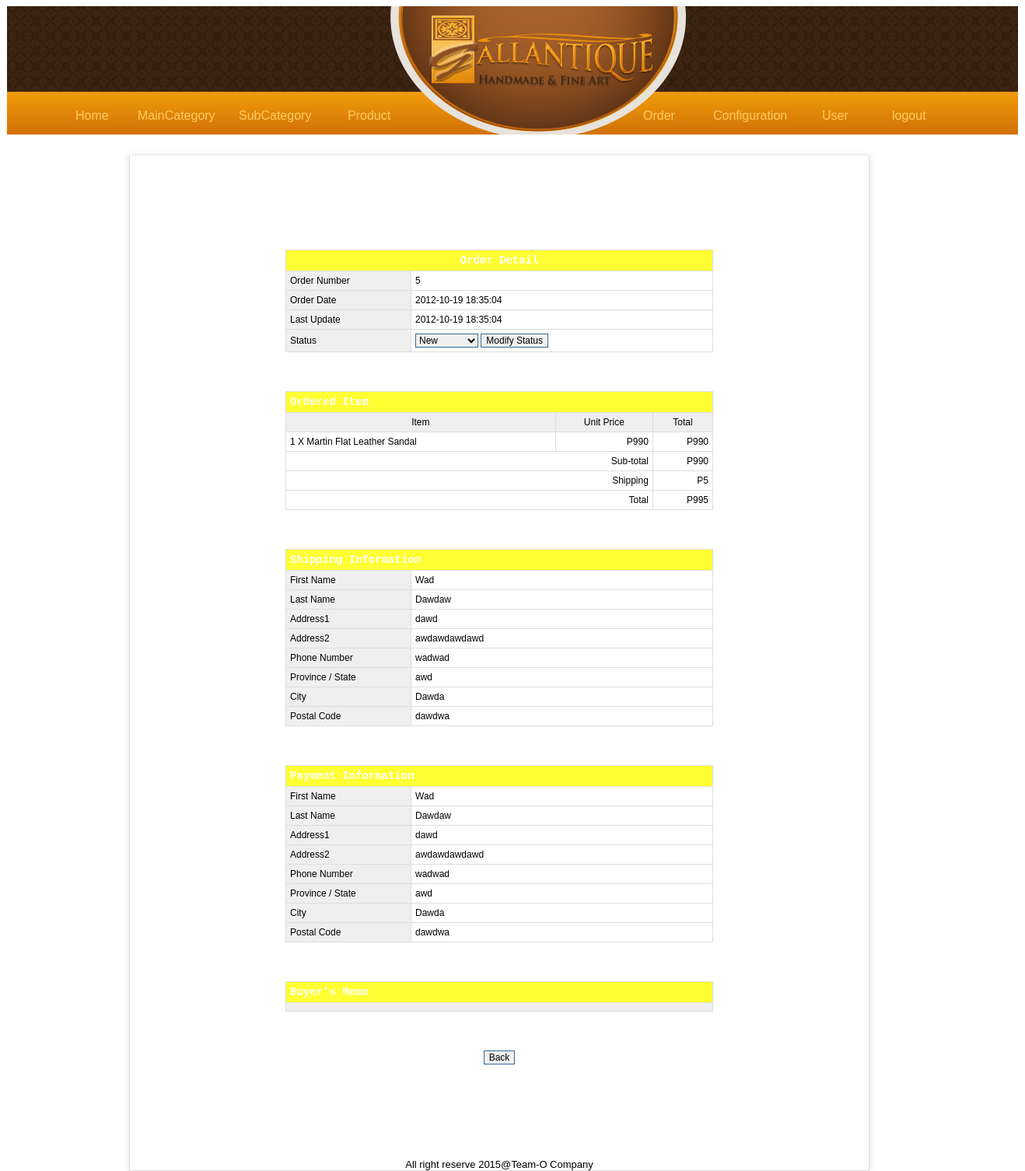
The app's page /admin/order/index.php?view=detail&oid=5 (signed in) with its own data.
### tables this page shows
CREATE TABLE IF NOT EXISTS `tbl_order` (
  `od_id` int(10) unsigned NOT NULL AUTO_INCREMENT,
  `od_date` datetime DEFAULT NULL,
  `od_last_update` datetime NOT NULL DEFAULT '0000-00-00 00:00:00',
  `od_status` enum('New','Paid','Shipped','Completed','Cancelled') NOT NULL DEFAULT 'New',
  `od_memo` varchar(255) NOT NULL DEFAULT '',
  `od_shipping_first_name` varchar(50) NOT NULL DEFAULT '',
  `od_shipping_last_name` varchar(50) NOT NULL DEFAULT '',
  `od_shipping_address1` varchar(100) NOT NULL DEFAULT '',
  `od_shipping_address2` varchar(100) NOT NULL DEFAULT '',
  `od_shipping_phone` varchar(32) NOT NULL DEFAULT '',
  `od_shipping_city` varchar(100) NOT NULL DEFAULT '',
  `od_shipping_state` varchar(32) NOT NULL DEFAULT '',
  `od_shipping_postal_code` varchar(10) NOT NULL DEFAULT '',
  `od_shipping_cost` decimal(5,2) DEFAULT '0.00',
  `od_payment_first_name` varchar(50) NOT NULL DEFAULT '',
  `od_payment_last_name` varchar(50) NOT NULL DEFAULT '',
  `od_payment_address1` varchar(100) NOT NULL DEFAULT '',
  `od_payment_address2` varchar(100) NOT NULL DEFAULT '',
  `od_payment_phone` varchar(32) NOT NULL DEFAULT '',
  `od_payment_city` varchar(100) NOT NULL DEFAULT '',
  `od_payment_state` varchar(32) NOT NULL DEFAULT '',
  `od_payment_postal_code` varchar(10) NOT NULL DEFAULT '',
  PRIMARY KEY (`od_id`)
);

CREATE TABLE IF NOT EXISTS `tbl_order_item` (
  `od_id` int(10) unsigned NOT NULL DEFAULT '0',
  `pd_id` int(10) unsigned NOT NULL DEFAULT '0',
  `od_qty` int(10) unsigned NOT NULL DEFAULT '0',
  PRIMARY KEY (`od_id`,`pd_id`)
);

CREATE TABLE IF NOT EXISTS `tbl_product` (
  `pd_id` int(10) unsigned NOT NULL AUTO_INCREMENT,
  `cat_id` int(10) unsigned NOT NULL DEFAULT '0',
  `pd_name` varchar(100) NOT NULL DEFAULT '',
  `pd_description` text NOT NULL,
  `pd_price` decimal(9,2) NOT NULL DEFAULT '0.00',
  `pd_qty` smallint(5) unsigned NOT NULL DEFAULT '0',
  `pd_image` varchar(200) DEFAULT NULL,
  `pd_thumbnail` varchar(200) DEFAULT NULL,
  `pd_date` datetime NOT NULL DEFAULT '0000-00-00 00:00:00',
  `pd_last_update` datetime NOT NULL DEFAULT '0000-00-00 00:00:00',
  PRIMARY KEY (`pd_id`),
  KEY `cat_id` (`cat_id`),
  KEY `pd_name` (`pd_name`)
);

CREATE TABLE IF NOT EXISTS `tbl_currency` (
  `cy_id` int(10) unsigned NOT NULL AUTO_INCREMENT,
  `cy_code` char(3) NOT NULL DEFAULT '',
  `cy_symbol` varchar(8) NOT NULL DEFAULT '',
  PRIMARY KEY (`cy_id`)
);

CREATE TABLE IF NOT EXISTS `tbl_shop_config` (
  `sc_name` varchar(50) NOT NULL DEFAULT '',
  `sc_address` varchar(100) NOT NULL DEFAULT '',
  `sc_phone` varchar(30) NOT NULL DEFAULT '',
  `sc_email` varchar(30) NOT NULL DEFAULT '',
  `sc_shipping_cost` decimal(5,2) NOT NULL DEFAULT '0.00',
  `sc_currency` int(10) unsigned NOT NULL DEFAULT '1',
  `sc_order_email` enum('y','n') NOT NULL DEFAULT 'n'
);

### admin/order/index.php (called while the page is built, shortened)
<?php
require_once '../../library/config.php';
require_once '../include/adminpanel.php';
?>

### library/database.php (called while the page is built, shortened)
<?php
require_once 'config.php';
function dbQuery($sql)
{
	$result = mysql_query($sql) or die(mysql_error());
	return $result;
}
function dbFetchAssoc($result)
{
	return mysql_fetch_assoc($result);
}
?>

### library/common.php (called while the page is built, shortened)
<?php
require_once 'config.php';
require_once 'database.php';
function getShopConfig()
{
	$sql = "SELECT sc_name, sc_address, sc_phone, sc_email, sc_shipping_cost, sc_order_email, cy_symbol
			FROM tbl_shop_config sc, tbl_currency cy
			WHERE sc_currency = cy_id";
	$result = dbQuery($sql);
	$row    = dbFetchAssoc($result);
    if ($row) {
        extract($row);
        $shopConfig = array('name'           => $sc_name,
                            'address'        => $sc_address,
                            'phone'          => $sc_phone,
                            'email'          => $sc_email,
				    'sendOrderEmail' => $sc_order_email,
                            'shippingCost'   => $sc_shipping_cost,
                            'currency'       => $cy_symbol);
    }
	return $shopConfig;
}
function displayAmount($amount)
{
	global $shopConfig;
	return $shopConfig['currency'] . number_format($amount);
}
?>

### library/config.php (called while the page is built, shortened)
<?php
require_once 'database.php';
require_once 'common.php';
$shopConfig = getShopConfig();
?>

### admin/order/detail.php (the view, shortened to what this page needs)
<?php
$orderId = (int)$_GET['oid'];
$sql = "SELECT pd_name, pd_price, od_qty
	    FROM tbl_order_item oi, tbl_product p
		WHERE oi.pd_id = p.pd_id and oi.od_id = $orderId
		ORDER BY od_id ASC";
$result = dbQuery($sql);
$orderedItem = array();
while ($row = dbFetchAssoc($result)) {
	$orderedItem[] = $row;
}
$sql = "SELECT od_date, od_last_update, od_status, od_shipping_first_name, od_shipping_last_name, od_shipping_address1,
               od_shipping_address2, od_shipping_phone, od_shipping_state, od_shipping_city, od_shipping_postal_code, od_shipping_cost,
			   od_payment_first_name, od_payment_last_name, od_payment_address1, od_payment_address2, od_payment_phone,
			   od_payment_state, od_payment_city , od_payment_postal_code,
			   od_memo
	    FROM tbl_order
		WHERE od_id = $orderId";
$result = dbQuery($sql);
extract(dbFetchAssoc($result));
$orderStatus = array('New', 'Paid', 'Shipped', 'Completed', 'Cancelled');
$orderOption = '';
foreach ($orderStatus as $status) {
	$orderOption .= "<option value=\"$status\"";
	if ($status == $od_status) {
		$orderOption .= " selected";
	}
	$orderOption .= ">$status</option>\r\n";
}
?>
<p>&nbsp;</p>
<form action="" method="get" name="frmOrder" id="frmOrder">
    <table width="550" border="0"  align="center" cellpadding="5" cellspacing="1" class="detailTable">
        <tr>
            <td colspan="2" align="center" id="infoTableHeader">Order Detail</td>
        </tr>
        <tr>
            <td width="150" class="label">Order Number</td>
            <td class="content"><?php echo $orderId; ?></td>
        </tr>
        <tr>
            <td width="150" class="label">Order Date</td>
            <td class="content"><?php echo $od_date; ?></td>
        </tr>
        <tr>
            <td width="150" class="label">Last Update</td>
            <td class="content"><?php echo $od_last_update; ?></td>
        </tr>
        <tr>
            <td class="label">Status</td>
            <td class="content"> <select name="cboOrderStatus" id="cboOrderStatus" class="box">
                    <?php echo $orderOption; ?> </select> <input name="btnModify" type="button" id="btnModify" value="Modify Status" class="box" onClick="modifyOrderStatus(<?php echo $orderId; ?>);"></td>
        </tr>
    </table>
</form>
<p>&nbsp;</p>
<table width="550" border="0"  align="center" cellpadding="5" cellspacing="1" class="detailTable">
    <tr id="infoTableHeader">
        <td colspan="3">Ordered Item</td>
    </tr>
    <tr align="center" class="label">
        <td>Item</td>
        <td>Unit Price</td>
        <td>Total</td>
    </tr>
    <?php
$numItem  = count($orderedItem);
$subTotal = 0;
for ($i = 0; $i < $numItem; $i++) {
	extract($orderedItem[$i]);
	$subTotal += $pd_price * $od_qty;
?>
    <tr class="content">
        <td><?php echo "$od_qty X $pd_name"; ?></td>
        <td align="right"><?php echo displayAmount($pd_price); ?></td>
        <td align="right"><?php echo displayAmount($od_qty * $pd_price); ?></td>
    </tr>
    <?php
}
?>
    <tr class="content">
        <td colspan="2" align="right">Sub-total</td>
        <td align="right"><?php echo displayAmount($subTotal); ?></td>
    </tr>
    <tr class="content">
        <td colspan="2" align="right">Shipping</td>
        <td align="right"><?php echo displayAmount($od_shipping_cost); ?></td>
    </tr>
    <tr class="content">
        <td colspan="2" align="right">Total</td>
        <td align="right"><?php echo displayAmount($od_shipping_cost + $subTotal); ?></td>
    </tr>
</table>
<p>&nbsp;</p>
<table width="550" border="0"  align="center" cellpadding="5" cellspacing="1" class="detailTable">
    <tr id="infoTableHeader">
        <td colspan="2">Shipping Information</td>
    </tr>
    <tr>
        <td width="150" class="label">First Name</td>
        <td class="content"><?php echo $od_shipping_first_name; ?> </td>
    </tr>
    <tr>
        <td width="150" class="label">Last Name</td>
        <td class="content"><?php echo $od_shipping_last_name; ?> </td>
    </tr>
    <tr>
        <td width="150" class="label">Address1</td>
        <td class="content"><?php echo $od_shipping_address1; ?> </td>
    </tr>
    <tr>
        <td width="150" class="label">Address2</td>
        <td class="content"><?php echo $od_shipping_address2; ?> </td>
    </tr>
    <tr>
        <td width="150" class="label">Phone Number</td>
        <td class="content"><?php echo $od_shipping_phone; ?> </td>
    </tr>
    <tr>
        <td width="150" class="label">Province / State</td>
        <td class="content"><?php echo $od_shipping_state; ?> </td>
    </tr>
    <tr>
        <td width="150" class="label">City</td>
        <td class="content"><?php echo $od_shipping_city; ?> </td>
    </tr>
    <tr>
        <td width="150" class="label">Postal Code</td>
        <td class="content"><?php echo $od_shipping_postal_code; ?> </td>
    </tr>
</table>
<p>&nbsp;</p>
<table width="550" border="0"  align="center" cellpadding="5" cellspacing="1" class="detailTable">
    <tr id="infoTableHeader">
        <td colspan="2">Payment Information</td>
    </tr>
    <tr>
        <td width="150" class="label">First Name</td>
        <td class="content"><?php echo $od_payment_first_name; ?> </td>
    </tr>
    <tr>
        <td width="150" class="label">Last Name</td>
        <td class="content"><?php echo $od_payment_last_name; ?> </td>
    </tr>
    <tr>
        <td width="150" class="label">Address1</td>
        <td class="content"><?php echo $od_payment_address1; ?> </td>
    </tr>
    <tr>
        <td width="150" class="label">Address2</td>
        <td class="content"><?php echo $od_payment_address2; ?> </td>
    </tr>
    <tr>
        <td width="150" class="label">Phone Number</td>
        <td class="content"><?php echo $od_payment_phone; ?> </td>
    </tr>
    <tr>
        <td width="150" class="label">Province / State</td>
        <td class="content"><?php echo $od_payment_state; ?> </td>
    </tr>
    <tr>
        <td width="150" class="label">City</td>
        <td class="content"><?php echo $od_payment_city; ?> </td>
    </tr>
    <tr>
        <td width="150" class="label">Postal Code</td>
        <td class="content"><?php echo $od_payment_postal_code; ?> </td>
    </tr>
</table>
<p>&nbsp;</p>
<table width="550" border="0"  align="center" cellpadding="5" cellspacing="1" class="detailTable">
    <tr id="infoTableHeader">
        <td colspan="2">Buyer's Memo</td>
    </tr>
    <tr>
        <td colspan="2" class="label"><?php echo nl2br($od_memo); ?> </td>
    </tr>
</table>
<p>&nbsp;</p>
<p align="center">
    <input name="btnBack" type="button" id="btnBack" value="Back" class="box" onClick="window.history.back();">
</p>
<p>&nbsp;</p>
<p>&nbsp;</p>

### admin/Admincss/admin2.css (style rules this page uses)
#infoTableHeader { font-family: "Courier New", Courier, mono; font-size: 14px; color: #FFFFFF; background-color: #FF3; font-weight: bold; background-position: center; }
.box { font-family: Arial, Helvetica, sans-serif; font-size: 12px; border: 1px solid #336699; }
body { font-family: "Arial", "Helvetica", "sans-serif"; text-align: center; font-size: 10px; background-color: #FFF; }
.detailTable { font-family: Arial, Helvetica, sans-serif; font-size: 12px; background-color: #DDDDDD; }
.detailTable .label { background-color: #EFEFEF; }
.detailTable .content { background-color: #FFFFFF; }

### records on screen
tbl_order: od_date "2012-10-19 18:35:04", od_last_update "2012-10-19 18:35:04", od_shipping_cost.cy_symbol "P5", displayAmount($od_shipping_cost + $subTotal) "P995", od_shipping_first_name "Wad", od_shipping_last_name "Dawdaw", od_shipping_address1 "dawd", od_shipping_address2 "awdawdawdawd", od_shipping_phone "wadwad", od_shipping_state "awd", od_shipping_city "Dawda", od_shipping_postal_code "dawdwa", od_payment_first_name "Wad", od_payment_last_name "Dawdaw", od_payment_address1 "dawd", od_payment_address2 "awdawdawdawd", od_payment_phone "wadwad", od_payment_state "awd", od_payment_city "Dawda", od_payment_postal_code "dawdwa"
tbl_order_item: od_qty "1", pd.pd_name "Martin Flat Leather Sandal", pd.cy_symbol "P990", displayAmount($od_qty*$pd_price) "P990"
tbl_shop_config: tbl_currency.cy_symbol "P990"

### other values on screen
$orderId "5"
form field cboOrderStatus "New"
